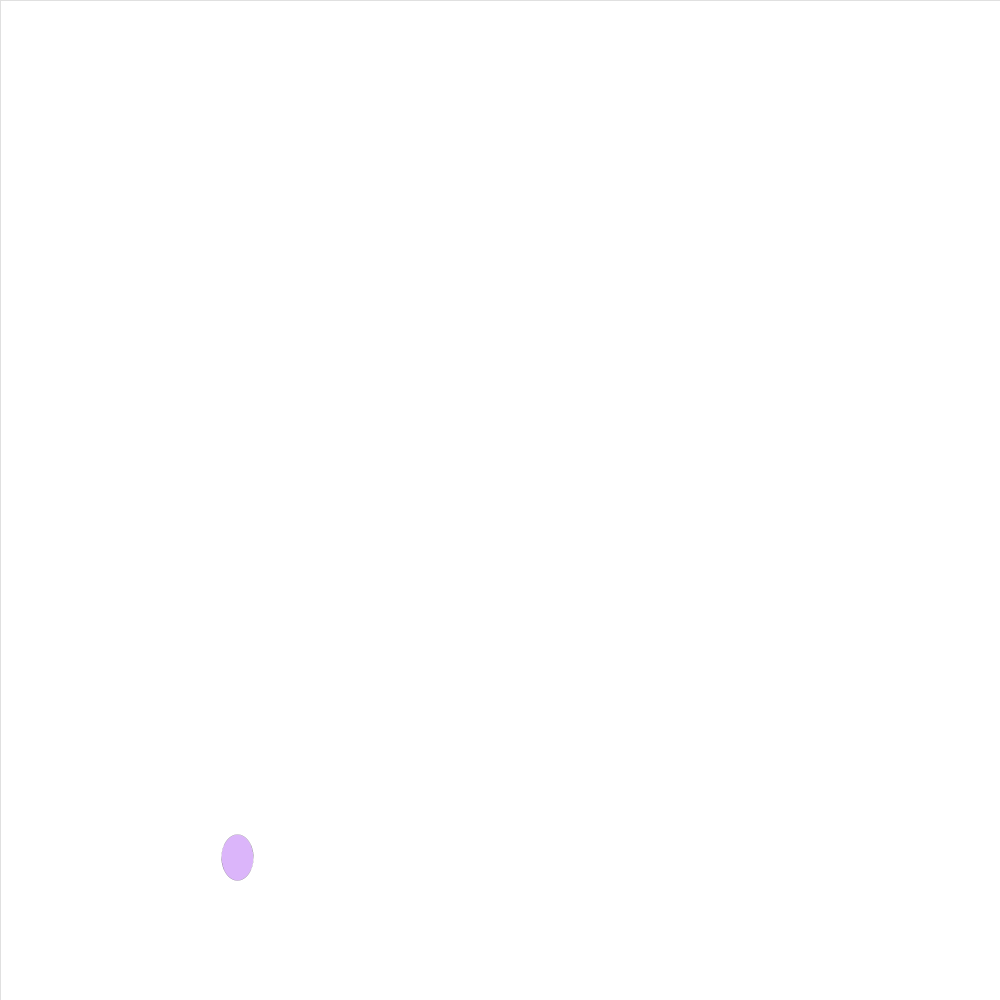
Frame 1 (no input)
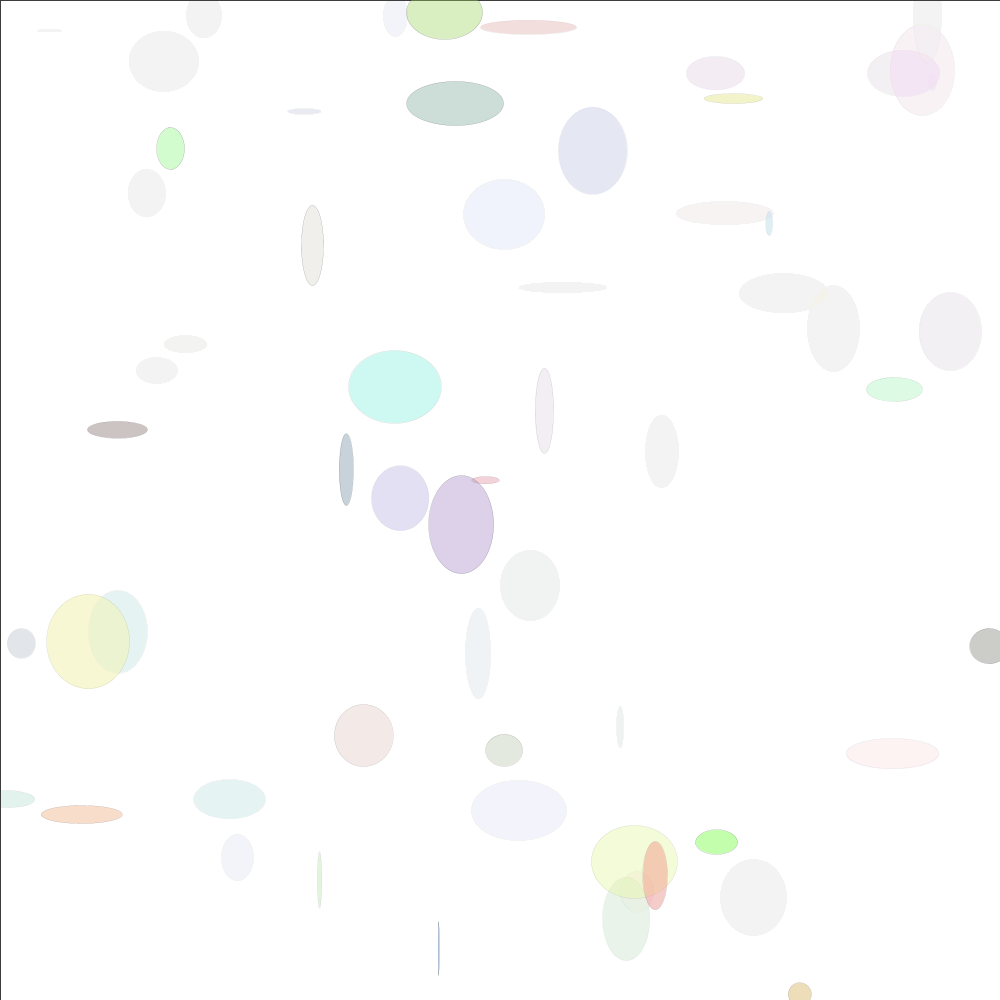
Frame 60 (the mouse pressed at the canvas centre just before this capture)
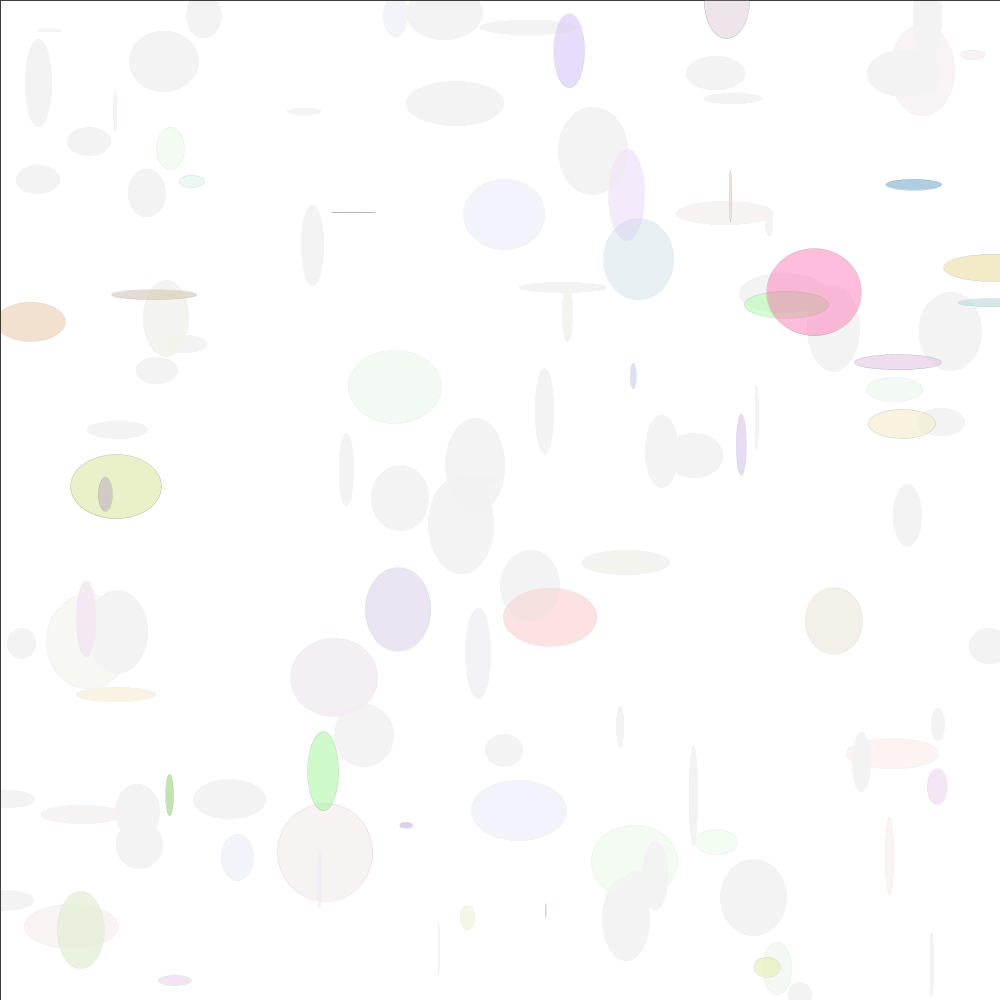
Frame 120 (the mouse held since frame 60 and released just before this capture)

The Processing sketch that drew these frames (run headless with seeded random() and noise(); from frame 60 on, the mouse is pressed at the canvas centre):

// Processing sketch: processing_150405
// ── processing_150405.pde

int x;
int trans = 100;
void setup() {
  size(1000, 1000);
  background(#FFFFFF);
}

void draw() {
  strokeWeight(0);
    fill(255, 10);
  rect(0, 0, 1000, 1000);
  fill(random(255), random(255), random(255), trans);
  ellipse(random(1000), random(1000), random(100), random(100));
  x=x+1;
  frameRate(100);
}
